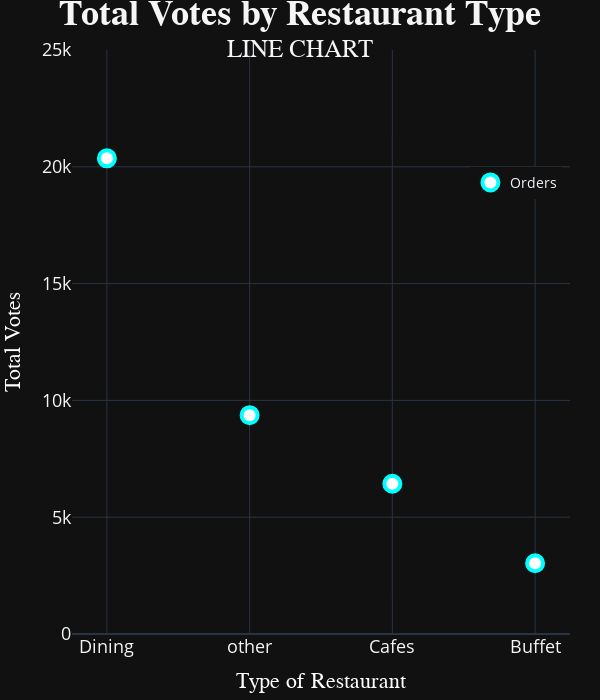

Here is the notebook cell this chart was saved with:
### Code cell
trace = go.Scatter(
    x = ccv['listed_in(type)'],
    y = ccv['votes'],
    marker = dict(color = 'white', size = 16, line = dict(color = 'cyan', width = 4)),
    line = dict(color = 'cyan', width = 4),
    text = ccv['votes'],
    textposition = 'top right',
    hovertemplate = '%{y}<extra></extra>',
    mode = 'lines+markers+text',
    name = 'Orders',
    showlegend = True
)

layout = go.Layout(
    title = dict(text = '<b>Total Votes by Restaurant Type</b><br><sup>LINE CHART</sup>',
                 font = dict(size = 36, color = 'whitesmoke', family = 'Arial'), x = 0.5),
    xaxis = dict(title = dict(text = 'Type of Restaurant', font = dict(size = 22, color = 'white', family = 'Arial')),
                 tickfont = dict(size = 18, color = 'whitesmoke')),
    yaxis = dict(title = dict(text = 'Total Votes', font = dict(size = 22, color = 'white', family = 'Arial')),
                 tickfont = dict(size = 18, color = 'whitesmoke'), range = [0,25000]),
    legend = dict(x = 0.8, y = 0.8, font = dict(size = 14)),
    template = 'plotly_dark', hovermode = 'x unified',
    margin = dict(t = 50, b = 50, l = 30, r = 30),
    height = 700, width = 600
)
fig = go.Figure(trace, layout)
fig.show()

### Figure 1 — Plotly figure (JSON) as saved in the notebook; plotly's stock layout.template omitted (floating-point values rounded to 4 significant figures)
{"data": [{"hovertemplate": "%{y}<extra></extra>", "line": {"color": "cyan", "width": 4}, "marker": {"color": "white", "line": {"color": "cyan", "width": 4}, "size": 16}, "mode": "markers", "name": "Orders", "showlegend": true, "text": [20360.0, 9367.0, 6434.0, 3028.0], "textposition": "top right", "type": "scatter", "x": ["Dining", "other", "Cafes", "Buffet"], "y": [20363, 9367, 6434, 3028]}], "layout": {"height": 700, "hovermode": "x unified", "legend": {"font": {"size": 14}, "x": 0.8, "y": 0.8}, "margin": {"b": 50, "l": 30, "r": 30, "t": 50}, "title": {"font": {"color": "whitesmoke", "family": "Arial", "size": 36}, "text": "<b>Total Votes by Restaurant Type</b><br><sup>LINE CHART</sup>", "x": 0.5}, "width": 600, "xaxis": {"tickfont": {"color": "whitesmoke", "size": 18}, "title": {"font": {"color": "white", "family": "Arial", "size": 22}, "text": "Type of Restaurant"}}, "yaxis": {"range": [0, 25000], "tickfont": {"color": "whitesmoke", "size": 18}, "title": {"font": {"color": "white", "family": "Arial", "size": 22}, "text": "Total Votes"}}}}
